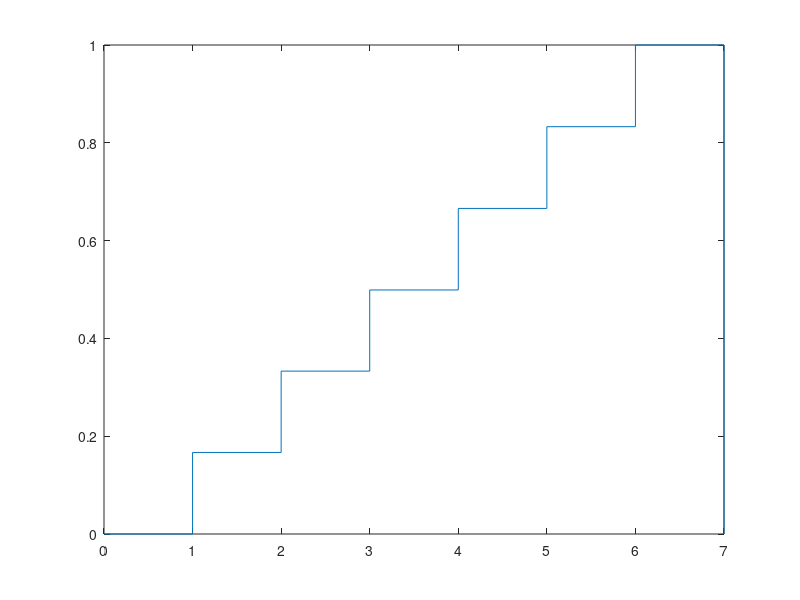

Source code (MATLAB):
%% a)

lados=6;
dados=1;
N=1e6;

%px = floor(rand(dados, N)*(lados+1));
px = randi(6, 1, N);

% funcao prob massa
prob = [sum(px == 1)/N, sum(px == 2)/N, sum(px == 3)/N, sum(px == 4)/N, sum(px == 5)/N, sum(px == 6)/N];

stem(1:6,prob)

% funcao distribuicao acumulada
acum = [0, cumsum(prob), 0];

stairs(0:7, acum)